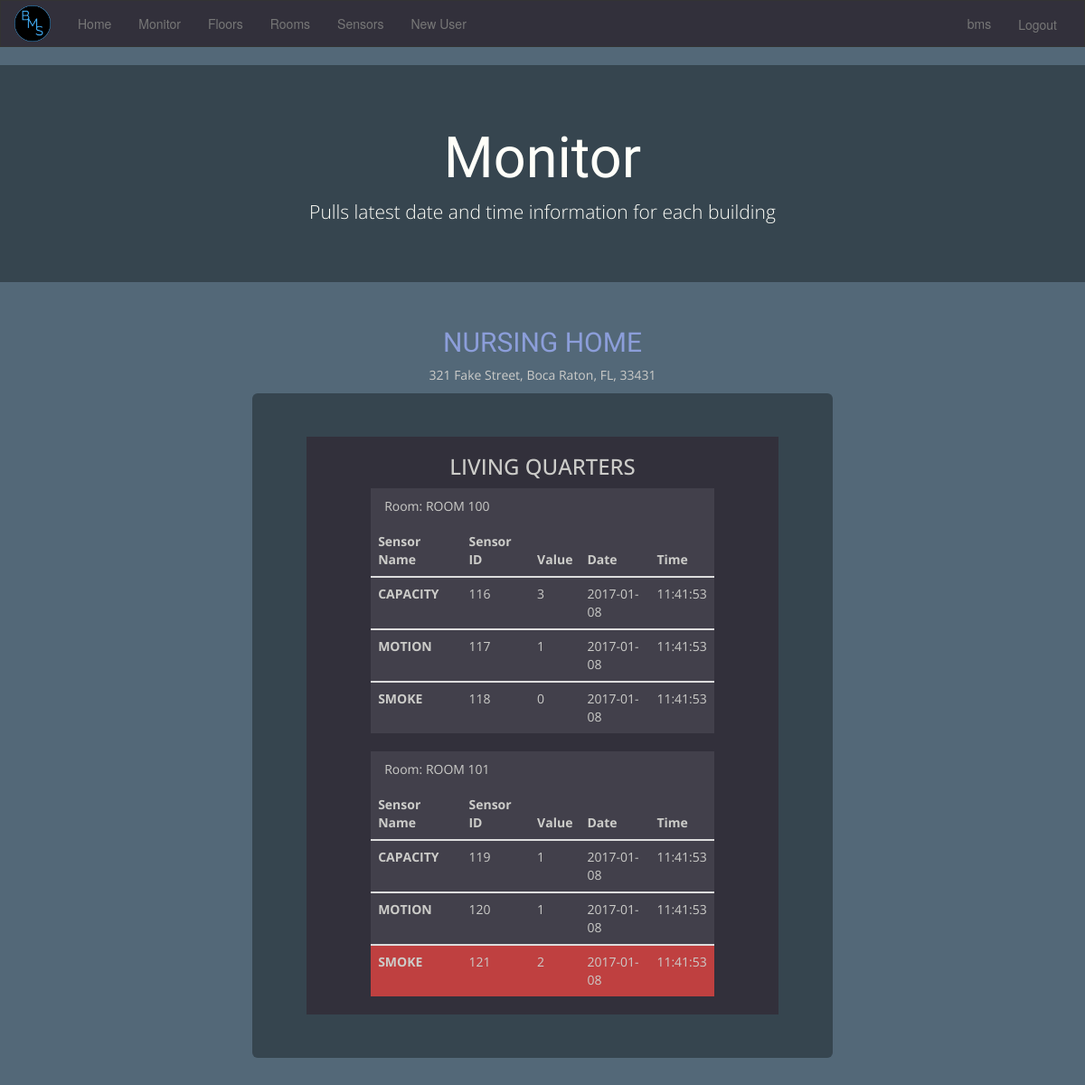
Page /monitor.php (signed in) on the committed database.
### tables this page shows
CREATE TABLE address (
    building_id int(11) NOT NULL UNIQUE,
    address_street varchar(60) NOT NULL,
    address_city varchar(60) NOT NULL,
    address_state varchar(60) NOT NULL,
    address_zip int(11) NOT NULL,
    FOREIGN KEY (building_id) REFERENCES building (building_id) ON DELETE CASCADE
);

CREATE TABLE building(
    building_id int(11) NOT NULL AUTO_INCREMENT PRIMARY KEY,
    building_name varchar(60) NOT NULL
);

CREATE TABLE floor(
    floor_id int(11) NOT NULL AUTO_INCREMENT PRIMARY KEY,
    floor_name varchar(60),
    building_id int(11) NOT NULL,
    floor_num int(11) NOT NULL,    
    FOREIGN KEY (building_id) REFERENCES building(building_id) ON DELETE CASCADE
);

CREATE TABLE room (
    room_id int(11)  NOT NULL AUTO_INCREMENT PRIMARY KEY,
    room_name varchar(70),
    room_num int(11),
    floor_id int(11) NOT NULL,
    FOREIGN KEY (floor_id) REFERENCES floor(floor_id) ON DELETE CASCADE  
);

CREATE TABLE sensor (
    sensor_id int(11) NOT NULL AUTO_INCREMENT PRIMARY KEY,
    sensor_type varchar(60) NOT NULL,
    room_id int(11) NOT NULL,
    sensor_name VARCHAR(30) NOT NULL,
    FOREIGN KEY (room_id) REFERENCES room (room_id) ON DELETE CASCADE
);

### includes/monitor.inc.php (the view, shortened to what this page needs)
<?php
function sqlChecker($sql, $conn)
{
    $result = mysqli_query($conn, $sql);
    $resultCheck = mysqli_num_rows($result);
    if($resultCheck > 0)
    {
        return $result;
    } else {
        return false;
    }
}
function displayData($conn, $uid) {
    $building  = $_SESSION['buildings'];
    foreach ($building as $bkey => $bvalue) {
        $floor = array();
        $sql = "SELECT building_name FROM building WHERE building_id=$bvalue;";
        $result = sqlChecker($sql,$conn);
        $row = mysqli_fetch_assoc($result);
        $bname = $row['building_name'];
        $sql = "SELECT address_street, address_city, address_state, address_zip FROM address WHERE building_id=$bvalue;";
        $result = sqlChecker($sql,$conn);
        $row = mysqli_fetch_assoc($result);
        $address = array($row['address_street'], $row['address_city'], $row['address_state'], $row['address_zip']);
        echo "<div class='container fancy-c  col-m-10 col-m-offset-1 col-lg-8 text-center col-lg-offset-2'>";
        echo "<h2 class=''>$bname</h2>";
        echo "<p>$address[0], $address[1], $address[2], $address[3]</p> ";
        echo "<div class='col-sm-10 text-center jumbotron col-sm-offset-1'>";
        $sql = "SELECT * FROM floor WHERE building_id=$bvalue;";
        $result = sqlChecker($sql, $conn);
        if($result != false) {
            while ($row = mysqli_fetch_array($result)){
                $floor[$row['floor_id']] = array(
                    $row['floor_name'],
                    $row['floor_num']);
            }
        } else {
            echo "There are no floors...<br>";
        }
        foreach ($floor as $fkey => $fvalue) {
            if($fvalue[0] != "") {$floorprint = $fvalue[0];}
            else {$floorprint = $fvalue[1];}
            echo "<div class='floor-wrapper container'>";
            echo "<h3>$floorprint</h3>";
            echo "<div class='text-left col-md-10 col-md-offset-1'>";
            $room = array();
            $sql = "SELECT * FROM room WHERE floor_id=$fkey;";
            $result = sqlChecker($sql, $conn);
            if($result != false) {
                while ($row = mysqli_fetch_array($result)){
                    $room[$row['room_id']] = array (
                        $row['room_name'],
                        $row['room_num']);
                }
            } else {
                echo "<p>No rooms on this floor<br></p>";
            }
            foreach ($room as $rkey => $rvalue) {
                if($rvalue[0] != "") {$roomprint = $rvalue[0];}
                else {$roomprint = $rvalue[1];}
                $sflag = 0;
                echo "<div class='room-wrapper'>";
                echo "<div class='panel-heading'>Room: $roomprint</div>";
                echo "<table class='table'>";
                echo"
                <thead>
                 <tr>
                   <th>Sensor Name</th>
                   <th>Sensor ID</th>
                   <th>Value</th>
                   <th>Date</th>
                   <th>Time</th>
                </tr>
                </thead>";
                $sensor = array();
                $sql = "SELECT * FROM sensor WHERE room_id=$rkey;";
                $result = sqlChecker($sql, $conn);
                if($result != false) {
                    while ($row = mysqli_fetch_array($result)){
                        $sensor[$row['sensor_id']] = $row['sensor_type'];
                    }
                } else {
                    echo "<p>There are no Sensors in this room.<p>";
                }
                foreach($sensor as $skey => $svalue) {
                    $reading = array();
                    $sql = "SELECT sensor_name, reading_value, MAX(reading_date) AS reading_date, MAX(reading_time) AS reading_time from reading R, sensor S WHERE S.sensor_id=$skey AND R.sensor_id=$skey;";
                    $result = sqlChecker($sql, $conn);
                    if($result != false) {
                        while ($row = mysqli_fetch_array($result)){
                            $reading[$svalue] = array(
                                $row['sensor_name'],
                                $row['reading_value'],
                                $row['reading_date'],
                                $row['reading_time']);
                        }
                    } else {
                        echo "Something went wrong with readings sensor values<br>";
                    }
                    echo "<tbody>";
                    if ($reading['SMOKE'][1] > 0) $sflag = 1;
                    foreach ($reading as $rkey => $rval){
                        if($rkey == "SMOKE" && $sflag == 1) {
                            echo "<tr class='em-wrapper'>";
                            echo "<th scope='row'>$rkey</th>";
                            foreach($rval as $key => $value){
                                echo "<td>$value</td>";
                            }
                            echo "</tr>";
                        } else {
                            echo "<tr>";
                            echo "<th scope='row'>$rkey</th>";
                            foreach($rval as $key => $value){
                                echo "<td>$value</td>";
                            }
                            echo "</tr>";
                        }
                    }
                    echo "</tbody>";
                }
                echo "</table>";
                echo "</div>";
            }
            echo "</div>";
            echo "</div>";
        }
        echo "</div>";
        echo "</div>";
    }
}
if(isset($_SESSION['u_id'])) {
    include_once 'dbh.inc.php';
    $uid = $_SESSION['u_id'];
    displayData($conn, $uid);
} else {
    header("Location: ../index.php");
    exit();
}
?>

### css/custom.css (style rules this page uses)
.fancy-c { font-family: 'Open Sans', sans-serif; color: #ccccc9; }
.fancy-c > h2 { font-family: 'Bellefair', serif; color: #8c9eda; }
body,html { background-color: #536878; padding-bottom: 70px; height: 100%; }
.jumbotron { background-color: #36454f; }
.container { min-height:100%; }
.floor-wrapper { background-color: #32303b; border-color: black; border: black; }
.room-wrapper { background-color: #42404b; }
.em-wrapper { background-color: #bf4040; }

### rows in the picture
address: building_id.building_name "NURSING HOME", address_street "321 Fake Street", address_city "Boca Raton", address_state "FL", address_zip "33431"
floor: floor_name "LIVING QUARTERS"
room: room_name "ROOM 100"
sensor: rkey "CAPACITY", sensor_name "116", value "3", value "2017-01-08", value "11:41:53"
sensor: rkey "MOTION", sensor_name "117", value "1", value "2017-01-08", value "11:41:53"
sensor: rkey "SMOKE", sensor_name "118", value "0", value "2017-01-08", value "11:41:53"
room: room_name "ROOM 101"
sensor: rkey "CAPACITY", sensor_name "119", value "1", value "2017-01-08", value "11:41:53"
sensor: rkey "MOTION", sensor_name "120", value "1", value "2017-01-08", value "11:41:53"
sensor: rkey "SMOKE", sensor_name "121", value "2", value "2017-01-08", value "11:41:53"

### other values in the picture
$_SESSION['u_uname'] "bms"
